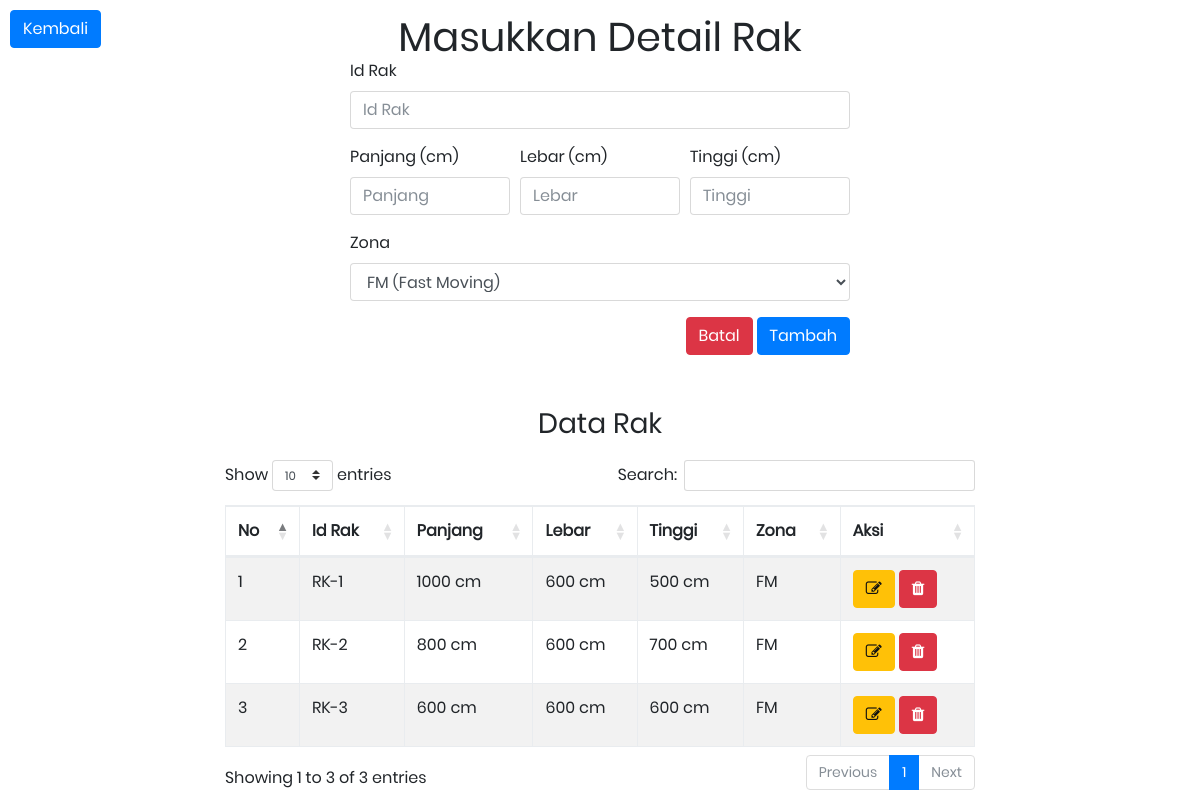
/index.php/dashboard/input_rak, run on an earlier commit of the app's database.
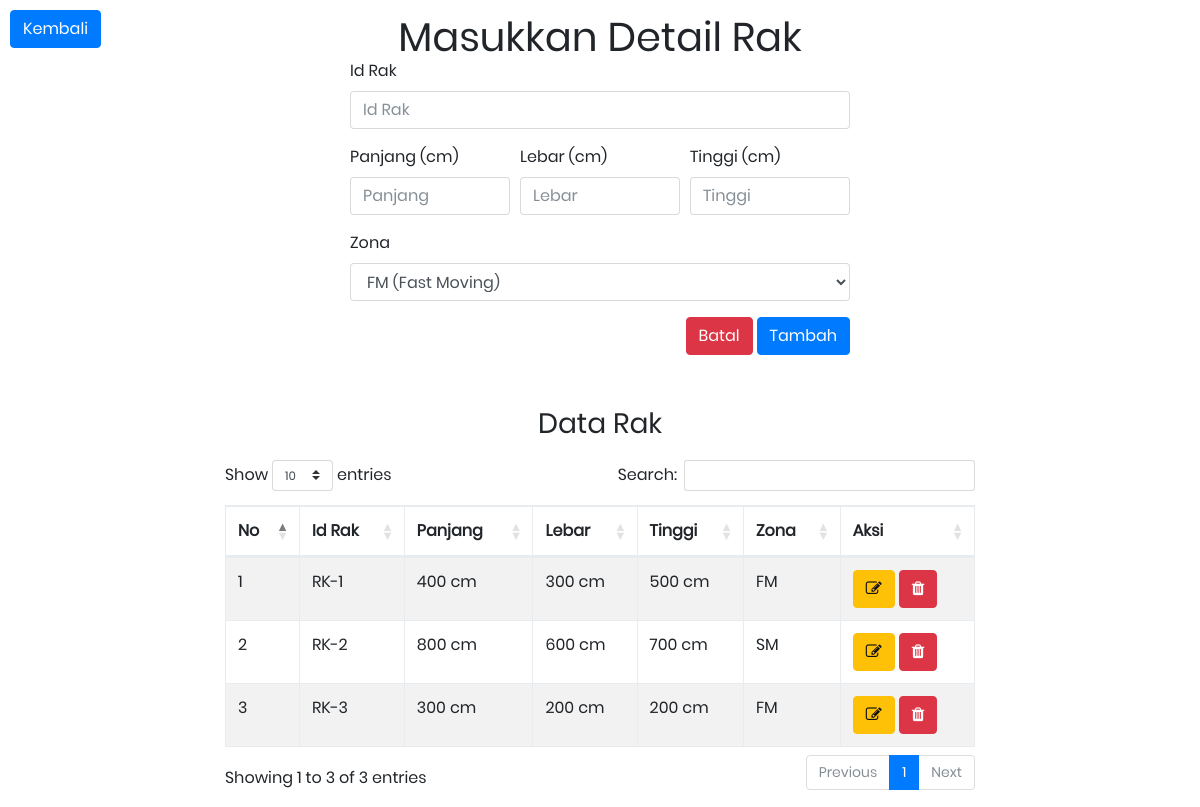
And on a later commit of the database.
### tables this page shows
CREATE TABLE `tbl_ga_rak` (
  `id_rak` varchar(100) NOT NULL,
  `panjang` int(100) NOT NULL,
  `lebar` int(100) NOT NULL,
  `tinggi` int(100) NOT NULL,
  `zona` enum('FM','SM') NOT NULL
);

### application/controllers/Dashboard.php (called while the page is built, shortened)
<?php
class Dashboard extends CI_Controller {
    public function __construct()
    {
            $this->load->model('Ga_model');
    }
    public function input_rak()
	{
        $data['rak'] = $this->Ga_model->getAllData('tbl_ga_rak')->result_array();
        $this->load->view('templates/header');
        $this->load->view('ga_input_rak',$data);
        $this->load->view('templates/footer');
        $this->load->view('rak/input_rak_ajax');
    }
}

### index.php (called while the page is built, shortened)
<?php
require_once BASEPATH.'core/CodeIgniter.php';

### application/models/Ga_model.php (called while the page is built, shortened)
<?php
class Ga_model extends CI_Model {
    public function getAllData($table){
        return $this->db->get($table);
    }
}

### application/views/ga_input_rak.php (the view, shortened to what the changed rows need)
<div class="limiter">
		<div class="container-login100">
            <h1 class='margin0'>Masukkan Detail Rak</h1>
            <div class='col-md-8'>
            <table id="rak" class="table table-striped table-bordered" style="width:100%">
                <thead>
                    <tr>
                        <th scope="col">No</th>
                        <th scope="col">Id Rak</th>
                        <th scope="col" >Panjang</th>
                        <th scope="col" >Lebar</th>
                        <th scope="col" >Tinggi</th>
                        <th scope="col" >Zona</th>
                        <th scope="col">Aksi</th>
                    </tr>
                </thead>
                <tbody>
                    <?php $no = 0;foreach($rak as $row){?>
                        <tr>
                            <td><?=$no+=1;?></td>
                            <td><?=$row['id_rak'];?></td>
                            <td ><?=$row['panjang'];?> cm</td>
                            <td ><?=$row['lebar'];?> cm</td>
                            <td ><?=$row['tinggi'];?> cm</td>
                            <td ><?=$row['zona'];?></td>
                            <td >
                                <button type="button" class="btn btn-warning"
                                    data-toggle="modal" data-target="#edit-data-rak"
                                    data-id_rak="<?=$row['id_rak'];?>"
                                    data-panjang="<?=$row['panjang'];?>"
                                    data-lebar="<?=$row['lebar'];?>"
                                    data-tinggi="<?=$row['tinggi'];?>"
                                    data-zona="<?=$row['zona'];?>"
                                ><i class="fa fa-edit"></i></button>
                                <button type="button"
                                    class="btn btn-danger"
                                    onclick="delete_data('<?=$row['id_rak'];?>')"
                                    >
                                    <i class="fa fa-trash"></i></button>
                            </td>
                        </tr>
                    <?php }?>
                </tbody>
            </table>
            </div>
		</div>
	</div>

What changed in the data, as far as the page shows it:
changed tbl_ga_rak "RK-1": panjang "1000" → "400"; lebar "600" → "300"
changed tbl_ga_rak "RK-2": zona "FM" → "SM"
changed tbl_ga_rak "RK-3": panjang "600" → "300"; lebar "600" → "200"; tinggi "600" → "200"
